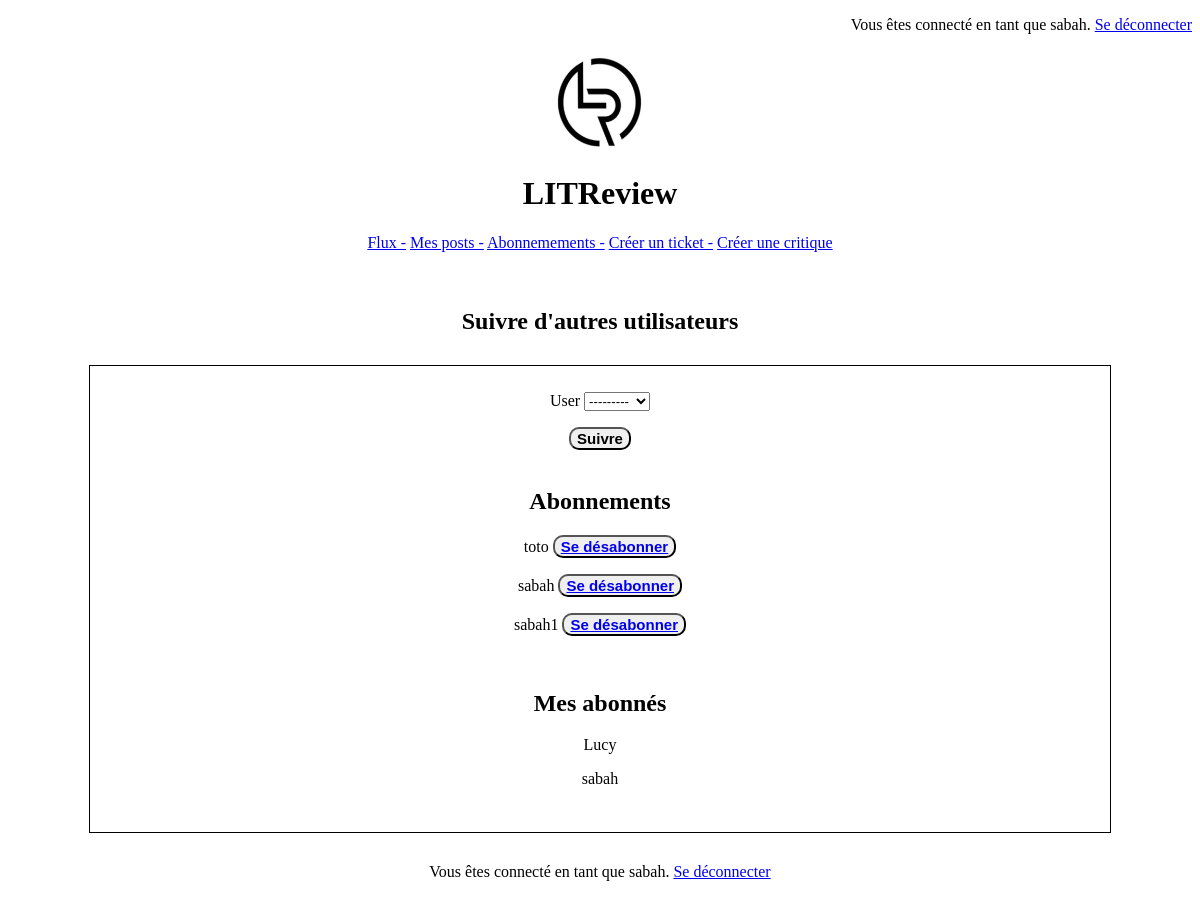
Page /flux/subscribe (signed in) on the earlier database version.
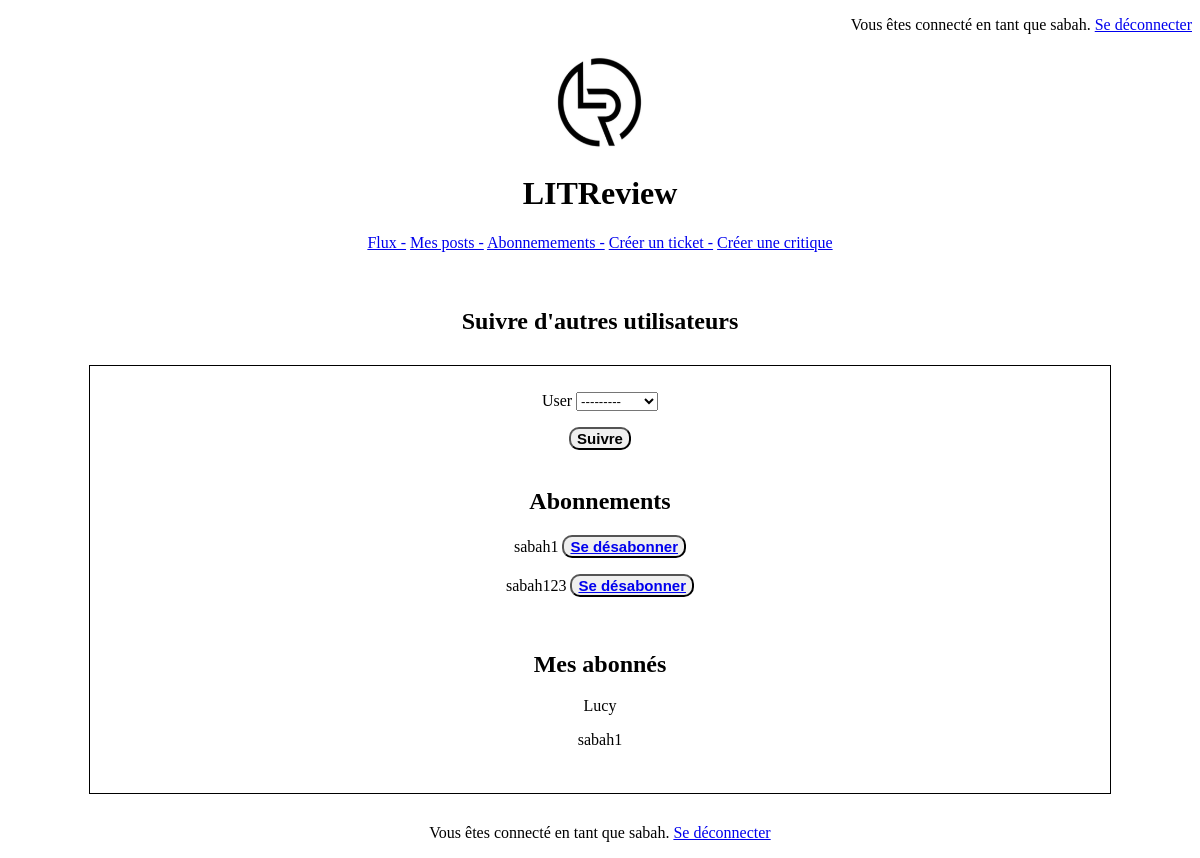
Same page on the later database version.
### authentication/models.py (models this page shows)
class User(AbstractUser):
    pass

### flux/models.py (models this page shows)
@python_2_unicode_compatible
class UserFollows(models.Model):
    user = models.ForeignKey(to=settings.AUTH_USER_MODEL,
                             on_delete=models.CASCADE, related_name='following')
    followed_user = models.ForeignKey(to=settings.AUTH_USER_MODEL,
                                      on_delete=models.CASCADE, related_name='followed_by')
    class Meta:
        unique_together = ('user', 'followed_user',)

### flux/views.py (the view)
# urls.py: path('flux/subscribe', flux.views.follow_users, name='subscription'),
@login_required
def follow_users(request):
    follow_form = forms.FollowUsersForm()
    if request.method == 'POST':
        follow_form = forms.FollowUsersForm(request.POST)
        if follow_form.is_valid():
            form_follow = follow_form.save(commit=False)
            form_follow.user = request.user
            form_follow.save()
    followed = models.UserFollows.objects.select_related("user").filter(Q(user=request.user))
    following = models.UserFollows.objects.filter(followed_user=request.user)
    context = {
        "follow_form": follow_form,
        'followed': followed,
        'following': following,
    }
    return render(request, 'flux/subscription.html', context=context)

### flux/forms.py
class FollowUsersForm(ModelForm):
    class Meta:
        model = models.UserFollows
        fields = ['followed_user']

### flux/templates/flux/subscription.html (shortened to what this page needs)
<!DOCTYPE html>
{% extends 'flux/base.html' %}
{% load static %}
    {% block content %}
        <h2> Suivre d'autres utilisateurs </h2>
        <div class="stdr_frame">
        <form method="post" enctype="multipart/form-data">
            <p> User  {{ follow_form.followed_user }}</p>
            <button type="submit" > Suivre </button>
        </form>
        <br>
        <h2> Abonnements </h2>
            {% for f in followed %}
                <form method="post" enctype="multipart/form-data">
                    <p>
                        {{ f.followed_user }}
                        <button> <a href="{% url 'unsubscribe' f.id %}" > Se désabonner </a> </button>
                    </p>
                </form>
            {% endfor %}
        <br>
        <h2> Mes abonnés </h2>
            {% for f in following %}
                <p>{{ f.user }}</p>
            {% endfor %}
        <br>
        </div>
    {% endblock content %}

### flux/templates/flux/base.html (shortened to what this page needs)
<!DOCTYPE html>
{% load static %}
<html>
    <head>
        <link rel="stylesheet" href="{% static 'flux/styles.css' %}" />
    </head>
    <body>
        <div class = "user_connected">
        {%  if user.is_authenticated %}
                <p>Vous êtes connecté en tant que {{ request.user }}. <a href="{% url 'logout' %}">Se déconnecter</a></p>
        {% endif %}
        </div>
        <img src="{% static 'flux/logo1.jpg' %}"  style="width:100px;height:100px;">
        <h1>LITReview </h1>
            {% block sidebar %}
               <a href="{% url 'home' %}"> Flux  -</a>
               <a href="{% url 'post' %}">  Mes posts  -</a>
               <a href="{% url 'subscription'  %}">  Abonnemements   -</a>
               <a href="{% url 'ticket_create' %}">  Créer un ticket  -</a>
               <a href="{% url 'review_create' %}">  Créer une critique  </a>
                <br>
                <br>
                <br>
            {% endblock %}
            {% block content %}
            {% endblock content %}
            {%  if user.is_authenticated %}
                <p>Vous êtes connecté en tant que {{ request.user }}. <a href="{% url 'logout' %}">Se déconnecter</a></p>
            {% endif %}
    </body>
</html>

### flux/static/flux/styles.css (style rules this page uses)
HTML { text-align: center; }
body { font-family: fantasy; }
.user_connected { text-align: right; }
.stdr_frame { max-width: 1000px; border: 1.5px solid #000; margin: 30px; padding: 10px; text-align: center; margin-left: auto; margin-right: auto; }
button { color : black; border : 2 solid; border-radius : 10px; cursor: pointer; font: bold 15px arial, sans-serif; }

Differences in the rows shown:
removed UserFollows: followed_user "toto", shown under "Abonnements"
removed UserFollows: followed_user "sabah", user "sabah"
added UserFollows: followed_user "sabah123", shown under "Abonnements"
added UserFollows: user "sabah1", shown under "Mes abonnés"
